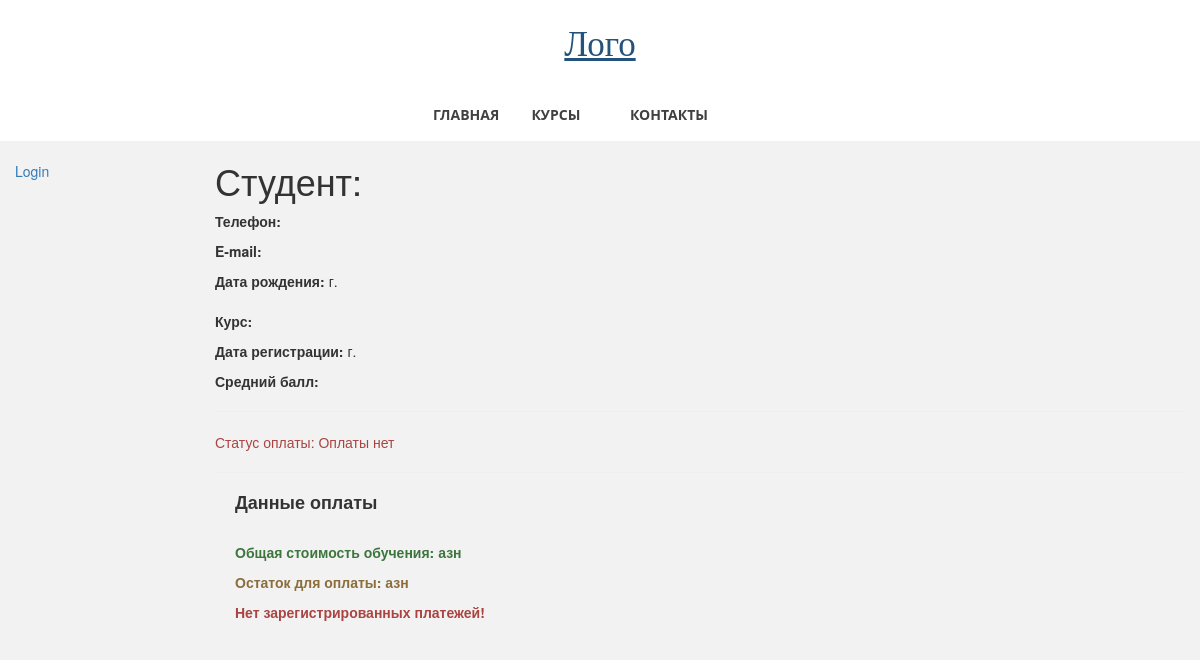
The app's page /main/student/5, older data.
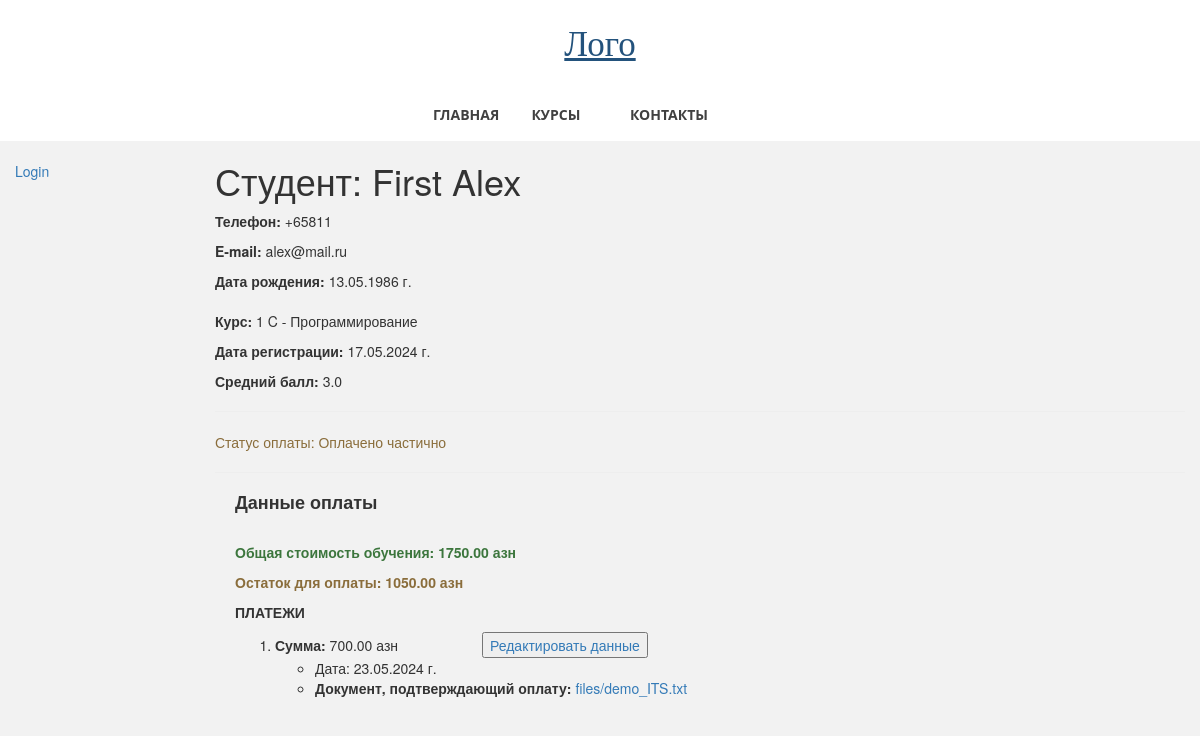
The same page, newer data.
### students_app/models.py (models this page shows, shortened)
class Student(models.Model):
    related_user = models.ForeignKey(User, on_delete=models.CASCADE)
    name = models.CharField(verbose_name="Имя", max_length=50)
    surname = models.CharField(verbose_name="Фамилия", max_length=100)
    phone = models.CharField(verbose_name="Номер телефона", max_length=50)
    date_of_birth = models.DateField()
    course = models.ForeignKey(Course, on_delete=models.PROTECT)
    photo = models.ImageField(upload_to='images/', blank=True, null=True)
    @property
    def full_name(self):
        return f"{self.surname} {self.name}"
    STUDENT_STATUS = [
        ("r", "requested"),
        ("a", "approved"),
        ("f", "finished"),
    ]
    status = models.CharField(
        max_length=50,
        choices=STUDENT_STATUS,
        default="r",
        help_text="Статус студента",
    )
    request_date = models.DateField(auto_now_add=True)
    reg_date = models.DateField(blank=True, null=True)
    updated = models.DateField(auto_now=True)
    is_paid = models.BooleanField(default=False)
    is_deleted = models.BooleanField(default=False)
    deleted = models.DateField(auto_now=True)
    def average_mark(self):
        mark_list = [perf.mark for perf in self.performance_set.all()]
        if mark_list:
            return round(sum(mark_list) / len(mark_list), 2)
        else:
            return "Оценок нет"
    def rest_of_payment(self):
        paid = sum([payment.amount for payment in self.payment_set.all()])
        rest = self.course.total_cost() - paid
        return rest
    class Meta:
        ordering = ["name"]

class Course(models.Model):
    name = models.CharField(max_length=200)
    category = models.ForeignKey(
        Category, on_delete=models.SET_NULL, null=True)
    summary = models.TextField(
        max_length=1000, help_text="Краткое описание курса")
    lasting = models.IntegerField(
        default=1, help_text="Продолжительность курса, в месяцах"
    )
    is_selected = models.BooleanField(default=False)
    cost = models.DecimalField(
        max_digits=8, decimal_places=2, help_text="Стоимость в месяц, азн"
    )
    added = models.DateField(auto_now_add=True)
    rating = models.DecimalField(
        max_digits=3, decimal_places=2, blank=True, null=True)
    is_deleted = models.BooleanField(default=False)
    deleted = models.DateField(auto_now=True)
    views_num = models.IntegerField(default=0)
    def total_cost(self):
        return self.lasting * self.cost
    class Meta:
        ordering = ["-name"]
    def __str__(self):
        return self.name

class Performance(models.Model):
    MARKS = (
        (5, "5 - отлично"),
        (4, "4 - хорошо"),
        (3, "3 - удовлетворительно"),
        (2, "2 - плохо"),
        (1, "1 - очень плохо"),
    )
    mark = models.IntegerField(choices=MARKS)
    student = models.ForeignKey(Student, on_delete=models.CASCADE)
    date_of_mark = models.DateField(default=timezone.now())
    updated = models.DateField(auto_now=True)

class Payment(models.Model):
    student = models.ForeignKey(Student, on_delete=models.CASCADE)
    amount = models.DecimalField(
        verbose_name="Сумма", max_digits=8, decimal_places=2)
    paid_date = models.DateField(
        verbose_name="Дата оплаты", default=date.today)
    document = models.FileField(upload_to="files/", null=True, blank=True)
    added = models.DateField(auto_now_add=True)
    updated = models.DateField(auto_now=True)
    class Meta:
        ordering = ["-paid_date"]
        permissions = (("can_mark_returned", "Set book as returned"),)

### students_app/views.py (the view)
# urls.py: path("student/<int:id>", views.student_detail, name="student-detail"),
def student_detail(request, id):
    student = Student.objects.filter(pk=id, is_deleted=False).first()
    payments = Payment.objects.filter(student=student)
    return render(
        request,
        "students_app/student_detail.html",
        context={"student": student, "payments": payments},
    )

### students_app/templates/students_app/student_detail.html (shortened to what this page needs)
{% extends "base.html" %}
{% block content %}
<h1>Студент: {{ student.full_name }}</h1>
<p><strong>Телефон:</strong> {{student.phone}}</p>
<p><strong>E-mail:</strong> {{student.related_user.email}}</p>
<p><strong>Дата рождения:</strong> {{student.date_of_birth|date:"d.m.Y"}} г.</p>
{% if student.status == 'r' %}
<br>
<p><strong>Дата подачи заявки:</strong> {{student.request_date|date:"d.m.Y"}} г.</p>
<button type="button"><a href="{% url 'student-approve' student.pk %}?next={{request.path}}">
        Обработать заявку</a></button>
{% else %}
<div style="margin-top:20px; margin-bottom:20px;">
    <p><strong>Курс:</strong> {{student.course }}</p>
    <p><strong>Дата регистрации:</strong> {{student.reg_date|date:"d.m.Y"}} г.</p>
    <p><strong>Средний балл:</strong> {{student.average_mark}}</p>
</div>
<hr>
<p class="{% if student.is_paid %}text-success{% elif not payments %}text-danger{% else %}text-warning{% endif %}">
    Статус оплаты: {% if student.is_paid %}Оплачено полностью
    {% elif not payments %}Оплаты нет
    {% else %}Оплачено частично{% endif %}</p>
<hr>
<div style="margin-left:20px;margin-top:20px">
    <h4><strong>Данные оплаты</strong></h4>
    <br>
    <p class="text-success"><strong>Общая стоимость обучения: {{ student.course.total_cost}} азн</strong>
    </p>
    <p class="text-warning"><strong>Остаток для оплаты: {{ student.rest_of_payment}} азн</strong>
    </p>
    {% if payments %}
    <p><b>ПЛАТЕЖИ</b></p>
    {% for payment in payments %}
    <ol>
        <li><strong>Сумма: </strong>{{ payment.amount }} азн
            <button type="button" style="margin-left:80px"><a href="{% url 'payment-update' student.id payment.id %}">
                    Редактировать данные</a></button>
            <ul>
                <li>Дата:
                    </strong>{{ payment.paid_date|date:"d.m.Y" }} г.</li>
                <li>{% if payment.document %}<strong>Документ, подтверждающий оплату: </strong>
                    <a href="{{ payment.document.url }}">{{ payment.document.name }}</a>
                    {% else %}<p class="text-danger">(документ, подтверждающий оплату, отсутствует){% endif %}</p>
                </li>
            </ul>
        </li>
    </ol>
    {% endfor %}
    {% else %}<p class="text-danger"><b>Нет зарегистрированных платежей!</b></p>
    {% endif %}
</div>
{% endif %}
{% endblock %}

### templates/base.html (shortened to what this page needs)
<html lang="en">
<head>
    <link rel="stylesheet" href="https://maxcdn.bootstrapcdn.com/bootstrap/3.3.7/css/bootstrap.min.css" />
    {% load static %}
    <link rel="stylesheet" href="{% static 'students_app/css/styles.css' %}" />
</head>
<body>
    <header>
        <a href="" class="logo">Лого</a>
        <nav>
            <ul class="topmenu">
                <li><a href="/">Главная</a></li>
                <li><a href="/" class="submenu-link">Курсы</a>
                </li>
                <li><a href="/">Контакты</a></li>
            </ul>
        </nav>
    </header>
    <div class="container-fluid">
        <div class="row">
            <div class="col-sm-2">
                {% block sidebar %}
                <ul class="sidebar-nav">
                    {% if user.is_authenticated %}
                    <li>User: {{ user.first_name }} {{ user.last_name }}</li>
                    <li><a href="{% url 'logout' %}">Logout</a></li>
                    {% else %}
                    <li><a href="{% url 'login' %}?next={{request.path}}">Login</a></li>
                    {% endif %}
                </ul>
                {% endblock %}
            </div>
            <div class="col-sm-10 ">{% block content %}{% endblock %}
            </div>
        </div>
    </div>
</body>
</html>

### students_app/static/students_app/css/styles.css (style rules this page uses)
.sidebar-nav { margin-top: 20px; padding: 0; list-style: none; }
* { box-sizing: border-box; }
body { margin: 0; background: #f2f2f2; }
header { background: white; text-align: center; }
header a { text-decoration: none; outline: none; display: block; transition: .3s ease-in-out; }
.logo { color: #D5B45B; font-family: 'Playfair Display', serif; font-size: 2.5em; padding: 20px 0; }
nav { display: table; margin: 0 auto; }
nav ul { list-style: none; width: 100%; margin: 0; padding: 0; }
.topmenu:after { content: ""; display: table; clear: both; }
.topmenu>li { width: 25%; float: left; position: relative; font-family: 'Open Sans', sans-serif; }
.topmenu>li>a { text-transform: uppercase; font-size: 14px; font-weight: bold; color: #404040; padding: 15px 30px; }
.submenu-link:after { content: "\f107"; font-family: "FontAwesome"; color: inherit; margin-left: 10px; }

Row changes from the older to the newer data that the page shows:
now on this page (row edited): Student: full_name "First Alex", phone "+65811", related_user.email "alex@mail.ru", date_of_birth "13.05.1986", course "1 C - Программирование", reg_date "17.05.2024", average_mark "3.0", course.total_cost "1750.00", rest_of_payment "1050.00"
added Payment: amount "700.00", paid_date "23.05.2024", document.name "files/demo_ITS.txt"
Text that changed along with them:
text no longer shown: "Оплаты нет Нет зарегистрированных платежей!"
text now shown: "Оплачено частично ПЛАТЕЖИ"
